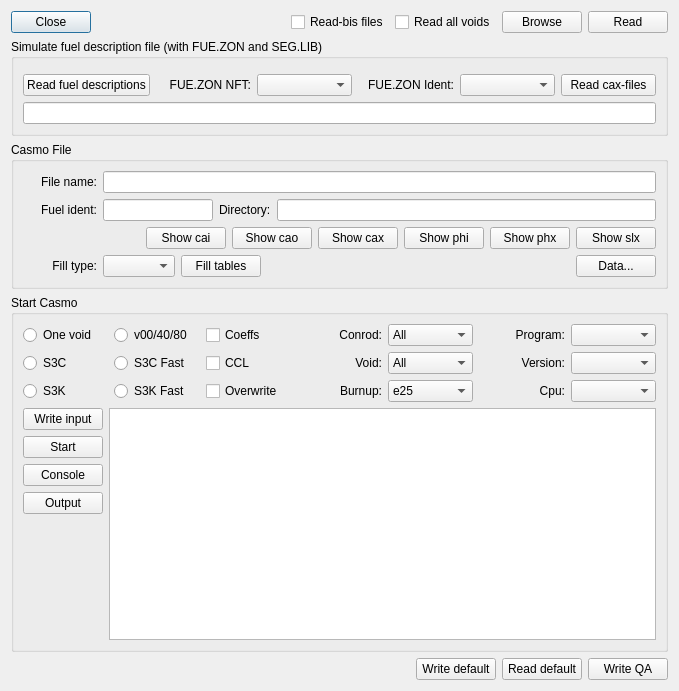
<?xml version="1.0" encoding="UTF-8"?>
<ui version="4.0">
 <class>FilesPopup</class>
 <widget class="QDialog" name="FilesPopup">
  <property name="geometry">
   <rect>
    <x>0</x>
    <y>0</y>
    <width>679</width>
    <height>691</height>
   </rect>
  </property>
  <property name="windowTitle">
   <string>Files Popup</string>
  </property>
  <layout class="QVBoxLayout" name="verticalLayout_5">
   <item>
    <layout class="QHBoxLayout">
     <item>
      <widget class="QPushButton" name="closeButton">
       <property name="text">
        <string>Close</string>
       </property>
      </widget>
     </item>
     <item>
      <spacer>
       <property name="orientation">
        <enum>Qt::Horizontal</enum>
       </property>
       <property name="sizeHint" stdset="0">
        <size>
         <width>131</width>
         <height>20</height>
        </size>
       </property>
      </spacer>
     </item>
     <item>
      <widget class="QCheckBox" name="readBisFilesCheckBox">
       <property name="text">
        <string>Read-bis files</string>
       </property>
      </widget>
     </item>
     <item>
      <widget class="QCheckBox" name="readAllVoidsCheckBox">
       <property name="text">
        <string>Read all voids</string>
       </property>
      </widget>
     </item>
     <item>
      <widget class="QPushButton" name="browseButton">
       <property name="text">
        <string>Browse</string>
       </property>
      </widget>
     </item>
     <item>
      <widget class="QPushButton" name="readFileButton">
       <property name="text">
        <string>Read</string>
       </property>
      </widget>
     </item>
    </layout>
   </item>
   <item>
    <widget class="QGroupBox" name="simFuelFileGroupBox">
     <property name="title">
      <string>Simulate fuel description file (with FUE.ZON and SEG.LIB)</string>
     </property>
     <layout class="QVBoxLayout" name="verticalLayout_4">
      <item>
       <widget class="FileLineWidget" name="simFuelLineWidget" native="true"/>
      </item>
      <item>
       <layout class="QHBoxLayout" name="horizontalLayout_6">
        <item>
         <widget class="QPushButton" name="readSimFuelButton">
          <property name="text">
           <string>Read fuel descriptions</string>
          </property>
         </widget>
        </item>
        <item>
         <widget class="QLabel" name="fuelTypeNftLabel">
          <property name="minimumSize">
           <size>
            <width>90</width>
            <height>0</height>
           </size>
          </property>
          <property name="maximumSize">
           <size>
            <width>16777215</width>
            <height>16777215</height>
           </size>
          </property>
          <property name="text">
           <string>FUE.ZON NFT:</string>
          </property>
          <property name="alignment">
           <set>Qt::AlignRight|Qt::AlignTrailing|Qt::AlignVCenter</set>
          </property>
         </widget>
        </item>
        <item>
         <widget class="QComboBox" name="fuelTypeNftComboBox"/>
        </item>
        <item>
         <widget class="QLabel" name="fuelTypeIdentLabel">
          <property name="minimumSize">
           <size>
            <width>0</width>
            <height>0</height>
           </size>
          </property>
          <property name="maximumSize">
           <size>
            <width>16777215</width>
            <height>16777215</height>
           </size>
          </property>
          <property name="text">
           <string>FUE.ZON Ident:</string>
          </property>
          <property name="alignment">
           <set>Qt::AlignRight|Qt::AlignTrailing|Qt::AlignVCenter</set>
          </property>
         </widget>
        </item>
        <item>
         <widget class="QComboBox" name="fuelTypeIdentComboBox"/>
        </item>
        <item>
         <widget class="QPushButton" name="readThisCaseButton">
          <property name="text">
           <string>Read cax-files</string>
          </property>
         </widget>
        </item>
       </layout>
      </item>
      <item>
       <widget class="QLineEdit" name="segmentLineEdit">
        <property name="alignment">
         <set>Qt::AlignCenter</set>
        </property>
       </widget>
      </item>
     </layout>
    </widget>
   </item>
   <item>
    <widget class="QGroupBox" name="casmoFileGroupBox">
     <property name="title">
      <string>Casmo File</string>
     </property>
     <layout class="QVBoxLayout" name="verticalLayout_3">
      <item>
       <layout class="QHBoxLayout" name="horizontalLayout_5">
        <item>
         <widget class="QLabel" name="fileLabel">
          <property name="minimumSize">
           <size>
            <width>74</width>
            <height>0</height>
           </size>
          </property>
          <property name="text">
           <string>File name:</string>
          </property>
          <property name="alignment">
           <set>Qt::AlignRight|Qt::AlignTrailing|Qt::AlignVCenter</set>
          </property>
         </widget>
        </item>
        <item>
         <widget class="QLineEdit" name="fileLineEdit"/>
        </item>
       </layout>
      </item>
      <item>
       <layout class="QHBoxLayout">
        <item>
         <widget class="QLabel" name="fuelIdentLabel">
          <property name="minimumSize">
           <size>
            <width>74</width>
            <height>0</height>
           </size>
          </property>
          <property name="text">
           <string>Fuel ident:</string>
          </property>
          <property name="alignment">
           <set>Qt::AlignRight|Qt::AlignTrailing|Qt::AlignVCenter</set>
          </property>
         </widget>
        </item>
        <item>
         <widget class="QLineEdit" name="fuelIdentLineEdit">
          <property name="maximumSize">
           <size>
            <width>110</width>
            <height>16777215</height>
           </size>
          </property>
         </widget>
        </item>
        <item>
         <widget class="QLabel" name="topDirLabel">
          <property name="text">
           <string>Directory:</string>
          </property>
         </widget>
        </item>
        <item>
         <widget class="QLineEdit" name="topdirLineEdit"/>
        </item>
       </layout>
      </item>
      <item>
       <layout class="QHBoxLayout">
        <item>
         <spacer>
          <property name="orientation">
           <enum>Qt::Horizontal</enum>
          </property>
          <property name="sizeHint" stdset="0">
           <size>
            <width>40</width>
            <height>20</height>
           </size>
          </property>
         </spacer>
        </item>
        <item>
         <widget class="QPushButton" name="showCaiButton">
          <property name="text">
           <string>Show cai</string>
          </property>
         </widget>
        </item>
        <item>
         <widget class="QPushButton" name="showCaoButton">
          <property name="text">
           <string>Show cao</string>
          </property>
         </widget>
        </item>
        <item>
         <widget class="QPushButton" name="showCaxButton">
          <property name="text">
           <string>Show cax</string>
          </property>
         </widget>
        </item>
        <item>
         <widget class="QPushButton" name="showPhiButton">
          <property name="text">
           <string>Show phi</string>
          </property>
         </widget>
        </item>
        <item>
         <widget class="QPushButton" name="showPhxButton">
          <property name="text">
           <string>Show phx</string>
          </property>
         </widget>
        </item>
        <item>
         <widget class="QPushButton" name="showSlxButton">
          <property name="text">
           <string>Show slx</string>
          </property>
         </widget>
        </item>
       </layout>
      </item>
      <item>
       <layout class="QHBoxLayout" name="horizontalLayout">
        <item>
         <widget class="QLabel" name="fillLabel">
          <property name="minimumSize">
           <size>
            <width>74</width>
            <height>0</height>
           </size>
          </property>
          <property name="text">
           <string>Fill type:</string>
          </property>
          <property name="alignment">
           <set>Qt::AlignRight|Qt::AlignTrailing|Qt::AlignVCenter</set>
          </property>
         </widget>
        </item>
        <item>
         <widget class="QComboBox" name="fillComboBox"/>
        </item>
        <item>
         <widget class="QPushButton" name="fillButton">
          <property name="text">
           <string>Fill tables</string>
          </property>
         </widget>
        </item>
        <item>
         <spacer name="horizontalSpacer">
          <property name="orientation">
           <enum>Qt::Horizontal</enum>
          </property>
          <property name="sizeHint" stdset="0">
           <size>
            <width>40</width>
            <height>20</height>
           </size>
          </property>
         </spacer>
        </item>
        <item>
         <widget class="QPushButton" name="dataPopupButton">
          <property name="text">
           <string>Data...</string>
          </property>
         </widget>
        </item>
       </layout>
      </item>
     </layout>
    </widget>
   </item>
   <item>
    <widget class="QGroupBox" name="startCasmoGroupBox">
     <property name="title">
      <string>Start Casmo</string>
     </property>
     <layout class="QVBoxLayout" name="verticalLayout_2">
      <item>
       <layout class="QGridLayout" name="gridLayout">
        <item row="0" column="0">
         <widget class="QRadioButton" name="oneVoidRadioButton">
          <property name="text">
           <string>One void</string>
          </property>
         </widget>
        </item>
        <item row="0" column="1">
         <widget class="QRadioButton" name="allVoidsRadioButton">
          <property name="text">
           <string>v00/40/80</string>
          </property>
         </widget>
        </item>
        <item row="0" column="2">
         <widget class="QCheckBox" name="coeffsCheckBox">
          <property name="text">
           <string>Coeffs</string>
          </property>
         </widget>
        </item>
        <item row="0" column="3">
         <widget class="QLabel" name="conrodLabel">
          <property name="text">
           <string>Conrod:</string>
          </property>
          <property name="alignment">
           <set>Qt::AlignRight|Qt::AlignTrailing|Qt::AlignVCenter</set>
          </property>
         </widget>
        </item>
        <item row="0" column="4">
         <widget class="QComboBox" name="conrodComboBox">
          <item>
           <property name="text">
            <string>All</string>
           </property>
          </item>
         </widget>
        </item>
        <item row="0" column="5">
         <widget class="QLabel" name="programLabel">
          <property name="text">
           <string>Program:</string>
          </property>
          <property name="alignment">
           <set>Qt::AlignRight|Qt::AlignTrailing|Qt::AlignVCenter</set>
          </property>
         </widget>
        </item>
        <item row="0" column="6">
         <widget class="ProgramChoice" name="programChoice"/>
        </item>
        <item row="1" column="0">
         <widget class="QRadioButton" name="s3cRadioButton">
          <property name="text">
           <string>S3C</string>
          </property>
         </widget>
        </item>
        <item row="1" column="1">
         <widget class="QRadioButton" name="s3cFastRadioButton">
          <property name="text">
           <string>S3C Fast</string>
          </property>
         </widget>
        </item>
        <item row="1" column="2">
         <widget class="QCheckBox" name="cclCheckBox">
          <property name="text">
           <string>CCL</string>
          </property>
         </widget>
        </item>
        <item row="1" column="3">
         <widget class="QLabel" name="voidLabel">
          <property name="text">
           <string>Void:</string>
          </property>
          <property name="alignment">
           <set>Qt::AlignRight|Qt::AlignTrailing|Qt::AlignVCenter</set>
          </property>
         </widget>
        </item>
        <item row="1" column="4">
         <widget class="QComboBox" name="voidComboBox">
          <item>
           <property name="text">
            <string>All</string>
           </property>
          </item>
         </widget>
        </item>
        <item row="1" column="5">
         <widget class="QLabel" name="versionLabel">
          <property name="text">
           <string>Version:</string>
          </property>
          <property name="alignment">
           <set>Qt::AlignRight|Qt::AlignTrailing|Qt::AlignVCenter</set>
          </property>
         </widget>
        </item>
        <item row="1" column="6">
         <widget class="VersionChoice" name="versionChoice"/>
        </item>
        <item row="2" column="0">
         <widget class="QRadioButton" name="s3kRadioButton">
          <property name="text">
           <string>S3K</string>
          </property>
         </widget>
        </item>
        <item row="2" column="1">
         <widget class="QRadioButton" name="s3kFastRadioButton">
          <property name="text">
           <string>S3K Fast</string>
          </property>
         </widget>
        </item>
        <item row="2" column="2">
         <widget class="QCheckBox" name="overwriteCheckBox">
          <property name="text">
           <string>Overwrite</string>
          </property>
         </widget>
        </item>
        <item row="2" column="3">
         <widget class="QLabel" name="burnupLabel">
          <property name="text">
           <string>Burnup:</string>
          </property>
          <property name="alignment">
           <set>Qt::AlignRight|Qt::AlignTrailing|Qt::AlignVCenter</set>
          </property>
         </widget>
        </item>
        <item row="2" column="4">
         <widget class="QComboBox" name="burnupComboBox">
          <item>
           <property name="text">
            <string>e25</string>
           </property>
          </item>
          <item>
           <property name="text">
            <string>e50</string>
           </property>
          </item>
          <item>
           <property name="text">
            <string>e70</string>
           </property>
          </item>
         </widget>
        </item>
        <item row="2" column="5">
         <widget class="QLabel" name="cpuLabel">
          <property name="text">
           <string>Cpu:</string>
          </property>
          <property name="alignment">
           <set>Qt::AlignRight|Qt::AlignTrailing|Qt::AlignVCenter</set>
          </property>
         </widget>
        </item>
        <item row="2" column="6">
         <widget class="CpuChoice" name="cpuChoice"/>
        </item>
       </layout>
      </item>
      <item>
       <layout class="QHBoxLayout" name="horizontalLayout_2">
        <item>
         <layout class="QVBoxLayout" name="verticalLayout">
          <item>
           <widget class="QPushButton" name="writeInputButton">
            <property name="text">
             <string>Write input</string>
            </property>
           </widget>
          </item>
          <item>
           <widget class="QPushButton" name="startProgramButton">
            <property name="text">
             <string>Start</string>
            </property>
            <property name="icon">
             <iconset resource="../CuteBird.qrc">
              <normaloff>:/images/start_run.png</normaloff>:/images/start_run.png</iconset>
            </property>
           </widget>
          </item>
          <item>
           <widget class="QPushButton" name="consoleButton">
            <property name="text">
             <string>Console</string>
            </property>
           </widget>
          </item>
          <item>
           <widget class="QPushButton" name="showOutputButton">
            <property name="text">
             <string>Output</string>
            </property>
           </widget>
          </item>
          <item>
           <spacer name="verticalSpacer">
            <property name="orientation">
             <enum>Qt::Vertical</enum>
            </property>
            <property name="sizeHint" stdset="0">
             <size>
              <width>20</width>
              <height>28</height>
             </size>
            </property>
           </spacer>
          </item>
         </layout>
        </item>
        <item>
         <widget class="QListWidget" name="fileList">
          <property name="selectionMode">
           <enum>QAbstractItemView::ExtendedSelection</enum>
          </property>
         </widget>
        </item>
       </layout>
      </item>
     </layout>
    </widget>
   </item>
   <item>
    <layout class="QHBoxLayout" name="horizontalLayout_3">
     <item>
      <spacer name="horizontalSpacer_2">
       <property name="orientation">
        <enum>Qt::Horizontal</enum>
       </property>
       <property name="sizeHint" stdset="0">
        <size>
         <width>40</width>
         <height>20</height>
        </size>
       </property>
      </spacer>
     </item>
     <item>
      <widget class="QPushButton" name="writeDefaultButton">
       <property name="text">
        <string>Write default</string>
       </property>
      </widget>
     </item>
     <item>
      <widget class="QPushButton" name="readDefaultButton">
       <property name="text">
        <string>Read default</string>
       </property>
      </widget>
     </item>
     <item>
      <widget class="QPushButton" name="writeQaButton">
       <property name="text">
        <string>Write QA</string>
       </property>
      </widget>
     </item>
    </layout>
   </item>
  </layout>
 </widget>
 <customwidgets>
  <customwidget>
   <class>ProgramChoice</class>
   <extends>QComboBox</extends>
   <header>comboChoice.h</header>
  </customwidget>
  <customwidget>
   <class>VersionChoice</class>
   <extends>QComboBox</extends>
   <header>comboChoice.h</header>
  </customwidget>
  <customwidget>
   <class>CpuChoice</class>
   <extends>QComboBox</extends>
   <header>comboChoice.h</header>
  </customwidget>
  <customwidget>
   <class>FileLineWidget</class>
   <extends>QWidget</extends>
   <header>fileLineWidget.h</header>
  </customwidget>
 </customwidgets>
 <resources>
  <include location="../CuteBird.qrc"/>
 </resources>
 <connections/>
</ui>
